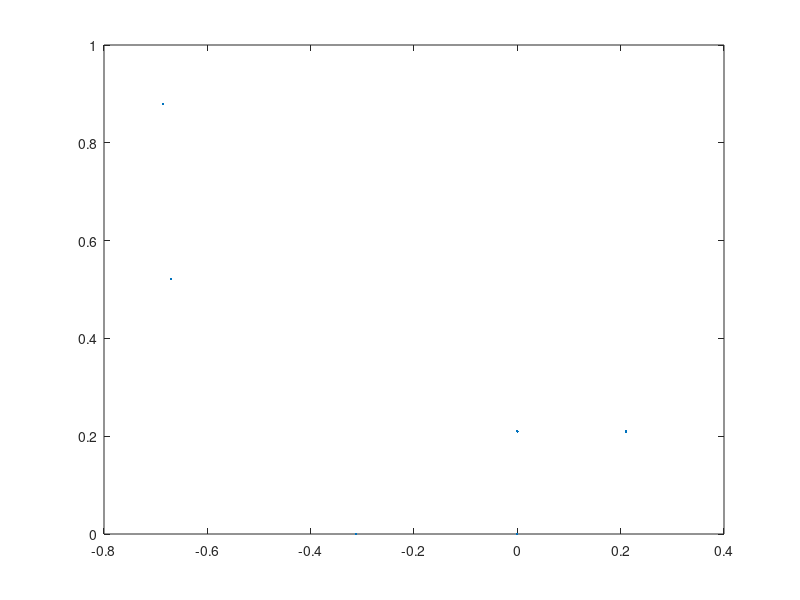

Write MATLAB code to recreate this figure.
p = input('Input number of iterations: ');
X = zeros(1,p + 1);
Y = zeros(1,p + 1);
X(1) = 0;
Y(1) = 0;

for i = 1:p
    X(i+1) = Y(i)*(1 + X(i)*sin(.7)) - 1.2*sqrt(abs(X(i)));
    Y(i+1) = .21 - X(i);
end

plot(X,Y,'.')